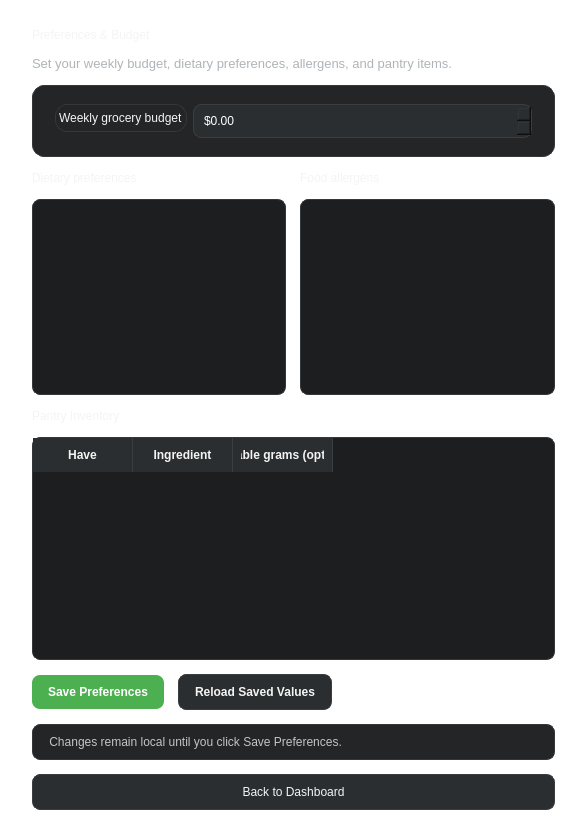
<?xml version="1.0" encoding="UTF-8"?>
<ui version="4.0">
 <class>PreferencesPage</class>
 <widget class="QWidget" name="PreferencesPage">
  <property name="geometry">
   <rect>
    <x>0</x>
    <y>0</y>
    <width>587</width>
    <height>838</height>
   </rect>
  </property>
  <property name="styleSheet">
   <string notr="true">color: #F4F4F4;
background: transparent;</string>
  </property>
  <layout class="QVBoxLayout" name="preferencesPageLayout">
   <property name="spacing">
    <number>14</number>
   </property>
   <property name="leftMargin">
    <number>32</number>
   </property>
   <property name="topMargin">
    <number>28</number>
   </property>
   <property name="rightMargin">
    <number>32</number>
   </property>
   <property name="bottomMargin">
    <number>28</number>
   </property>
   <item>
    <widget class="QLabel" name="preferencesTitle">
     <property name="text">
      <string>Preferences &amp; Budget</string>
     </property>
    </widget>
   </item>
   <item>
    <widget class="QLabel" name="preferencesSubtitle">
     <property name="styleSheet">
      <string notr="true">color: #AEB4B7;
font-size: 13px;
background: transparent;</string>
     </property>
     <property name="text">
      <string>Set your weekly budget, dietary preferences, allergens, and pantry items.</string>
     </property>
     <property name="wordWrap">
      <bool>true</bool>
     </property>
    </widget>
   </item>
   <item>
    <widget class="QFrame" name="budgetCard">
     <property name="styleSheet">
      <string notr="true">QFrame {
    background:#232526;
    border:1px solid #34383A;
    border-radius:12px;
}</string>
     </property>
     <layout class="QFormLayout" name="budgetLayout">
      <property name="leftMargin">
       <number>22</number>
      </property>
      <property name="topMargin">
       <number>18</number>
      </property>
      <property name="rightMargin">
       <number>22</number>
      </property>
      <property name="bottomMargin">
       <number>18</number>
      </property>
      <item row="0" column="0">
       <widget class="QLabel" name="budgetLabel">
        <property name="styleSheet">
         <string notr="true">QDoubleSpinBox {
    background-color: #2B2E30;
    color: #F4F4F4;
    border: 1px solid #3A3E40;
    border-radius: 8px;
    padding: 8px 10px;
}

QDoubleSpinBox:focus {
    border: 1px solid #4CAF50;
}</string>
        </property>
        <property name="text">
         <string>Weekly grocery budget</string>
        </property>
       </widget>
      </item>
      <item row="0" column="1">
       <widget class="QDoubleSpinBox" name="budgetSpin">
        <property name="styleSheet">
         <string notr="true">QDoubleSpinBox {
    background:#2B2E30;
    border:1px solid #3A3E40;
    border-radius:8px;
    padding:8px;
    color:white;
}</string>
        </property>
        <property name="prefix">
         <string>$</string>
        </property>
        <property name="decimals">
         <number>2</number>
        </property>
        <property name="maximum">
         <double>10000.000000000000000</double>
        </property>
        <property name="singleStep">
         <double>5.000000000000000</double>
        </property>
       </widget>
      </item>
     </layout>
    </widget>
   </item>
   <item>
    <layout class="QGridLayout" name="preferenceListsLayout">
     <item row="1" column="1">
      <widget class="QListWidget" name="allergenList">
       <property name="minimumSize">
        <size>
         <width>0</width>
         <height>130</height>
        </size>
       </property>
       <property name="styleSheet">
        <string notr="true">QListWidget {
    background-color: #1C1E20;
    color: #F4F4F4;
    border: 1px solid #34383A;
    border-radius: 8px;
    padding: 6px;
}

QListWidget::item {
    padding: 6px;
}

QListWidget::item:selected {
    background-color: #4CAF50;
    color: white;
}</string>
       </property>
      </widget>
     </item>
     <item row="0" column="0">
      <widget class="QLabel" name="dietaryLabel">
       <property name="text">
        <string>Dietary preferences</string>
       </property>
      </widget>
     </item>
     <item row="1" column="0">
      <widget class="QListWidget" name="dietaryList_4">
       <property name="minimumSize">
        <size>
         <width>0</width>
         <height>130</height>
        </size>
       </property>
       <property name="styleSheet">
        <string notr="true">QListWidget {
    background-color: #1C1E20;
    color: #F4F4F4;
    border: 1px solid #34383A;
    border-radius: 8px;
    padding: 6px;
}

QListWidget::item {
    padding: 6px;
}

QListWidget::item:selected {
    background-color: #4CAF50;
    color: white;
}</string>
       </property>
      </widget>
     </item>
     <item row="0" column="1">
      <widget class="QLabel" name="allergenLabel">
       <property name="text">
        <string>Food allergens</string>
       </property>
      </widget>
     </item>
    </layout>
   </item>
   <item>
    <widget class="QLabel" name="pantryLabel">
     <property name="text">
      <string>Pantry Inventory</string>
     </property>
    </widget>
   </item>
   <item>
    <widget class="QTableWidget" name="pantryTable">
     <property name="minimumSize">
      <size>
       <width>0</width>
       <height>220</height>
      </size>
     </property>
     <property name="styleSheet">
      <string notr="true">QTableWidget {
    background-color: #1C1E20;
    alternate-background-color: #232526;
    color: #F4F4F4;
    border: 1px solid #34383A;
    border-radius: 8px;
    gridline-color: #34383A;
    selection-background-color: #4CAF50;
}

QHeaderView::section {
    background-color: #2B2E30;
    color: #F4F4F4;
    border: none;
    border-right: 1px solid #3A3E40;
    padding: 8px;
    font-weight: 600;
}</string>
     </property>
     <property name="columnCount">
      <number>3</number>
     </property>
     <column>
      <property name="text">
       <string>Have</string>
      </property>
     </column>
     <column>
      <property name="text">
       <string>Ingredient</string>
      </property>
     </column>
     <column>
      <property name="text">
       <string>Available grams (optional)</string>
      </property>
     </column>
    </widget>
   </item>
   <item>
    <layout class="QHBoxLayout" name="preferencesActions">
     <item>
      <widget class="QPushButton" name="savePreferencesButton">
       <property name="styleSheet">
        <string notr="true">QPushButton {
    background-color: #4CAF50;
    color: white;
    border: none;
    border-radius: 8px;
    padding: 10px 16px;
    font-weight: 600;
}

QPushButton:hover {
    background-color: #5CC460;
}

QPushButton:pressed {
    background-color: #388E3C;
}</string>
       </property>
       <property name="text">
        <string>Save Preferences</string>
       </property>
      </widget>
     </item>
     <item>
      <widget class="QPushButton" name="reloadPreferencesButton">
       <property name="styleSheet">
        <string notr="true">QPushButton {
    background-color: #2B2E30;
    color: #F4F4F4;
    border: 1px solid #3A3E40;
    border-radius: 8px;
    padding: 10px 16px;
    font-weight: 600;
}

QPushButton:hover {
    background-color: #34383A;
    border-color: #4CAF50;
}</string>
       </property>
       <property name="text">
        <string>Reload Saved Values</string>
       </property>
      </widget>
     </item>
     <item>
      <spacer name="preferencesActionSpacer">
       <property name="orientation">
        <enum>Qt::Orientation::Horizontal</enum>
       </property>
       <property name="sizeHint" stdset="0">
        <size>
         <width>40</width>
         <height>20</height>
        </size>
       </property>
      </spacer>
     </item>
    </layout>
   </item>
   <item>
    <widget class="QLabel" name="preferencesStatusLabel">
     <property name="styleSheet">
      <string notr="true">background:#232526;
border:1px solid #34383A;
border-radius:8px;
padding:10px;
color:#BFC5C9;</string>
     </property>
     <property name="text">
      <string> Changes remain local until you click Save Preferences.</string>
     </property>
     <property name="wordWrap">
      <bool>true</bool>
     </property>
    </widget>
   </item>
   <item>
    <widget class="QPushButton" name="preferencesBackButton">
     <property name="styleSheet">
      <string notr="true">QPushButton {
    background-color: #2B2E30;
    color: #F4F4F4;
    border: 1px solid #3A3E40;
    border-radius: 8px;
    padding: 10px 16px;
}

QPushButton:hover {
    border-color: #4CAF50;
}</string>
     </property>
     <property name="text">
      <string>Back to Dashboard</string>
     </property>
    </widget>
   </item>
  </layout>
 </widget>
 <resources/>
 <connections/>
</ui>
